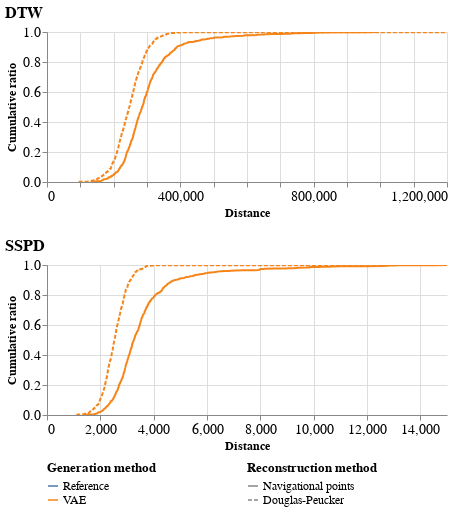

Notebook source saved alongside this figure:
### Code cell
df = pd.concat(
        [
            df_dp.assign(
                generation="VAE", reconstruction="Douglas-Peucker"
            ),
            df_nav.assign(
                generation="VAE", reconstruction="Navigational Points"
            )
        ]
    )
cumul_dist_plot(df, scales = dict(dtw=(0, 1.2e6), sspd=(0, 1.5e4)))

### Figure 1 — Vega-Lite specification as saved in the notebook (floating-point values rounded to 4 significant figures; data arrays with more than 128 entries replaced by an {"elided": "..."} marker saying what was removed)
{"config": {"view": {"continuousWidth": 400, "continuousHeight": 300, "stroke": null}, "axis": {"labelFont": "Fira Sans", "labelFontSize": 14, "titleFont": "Ubuntu", "titleFontSize": 12}, "title": {"anchor": "start", "font": "Fira Sans", "fontSize": 16}}, "vconcat": [{"mark": {"type": "line", "clip": true}, "encoding": {"color": {"type": "nominal", "field": "generation", "legend": {"labelFont": "Ubuntu", "labelFontSize": 12, "legendY": 430, "orient": "none", "title": "Generation method", "titleFont": "Ubuntu", "titleFontSize": 13}, "scale": {"domain": ["Reference", "VAE"]}}, "strokeDash": {"type": "nominal", "field": "reconstruction", "legend": {"labelFont": "Ubuntu", "labelFontSize": 12, "legendX": 200, "legendY": 430, "orient": "none", "title": "Reconstruction method", "titleFont": "Ubuntu", "titleFontSize": 13}, "scale": {"domain": ["Navigational points", "Douglas-Peucker"]}}, "x": {"type": "quantitative", "field": "dtw", "scale": {"domain": [0, 1200000.0]}, "title": "Distance"}, "y": {"type": "quantitative", "field": "normalized", "title": "Cumulative ratio"}}, "height": 150, "title": "DTW", "transform": [{"window": [{"op": "count", "as": "cumulative_count"}], "groupby": ["generation", "reconstruction"], "sort": [{"field": "dtw"}]}, {"joinaggregate": [{"op": "count", "as": "total"}], "groupby": ["generation", "reconstruction"]}, {"calculate": "(datum.cumulative_count / datum.total)", "as": "normalized"}]}, {"mark": {"type": "line", "clip": true}, "encoding": {"color": {"type": "nominal", "field": "generation", "legend": {"labelFont": "Ubuntu", "labelFontSize": 12, "legendY": 430, "orient": "none", "title": "Generation method", "titleFont": "Ubuntu", "titleFontSize": 13}, "scale": {"domain": ["Reference", "VAE"]}}, "strokeDash": {"type": "nominal", "field": "reconstruction", "legend": {"labelFont": "Ubuntu", "labelFontSize": 12, "legendX": 200, "legendY": 430, "orient": "none", "title": "Reconstruction method", "titleFont": "Ubuntu", "titleFontSize": 13}, "scale": {"domain": ["Navigational points", "Douglas-Peucker"]}}, "x": {"type": "quantitative", "field": "sspd", "scale": {"domain": [0, 15000.0]}, "title": "Distance"}, "y": {"type": "quantitative", "field": "normalized", "title": "Cumulative ratio"}}, "height": 150, "title": "SSPD", "transform": [{"window": [{"op": "count", "as": "cumulative_count"}], "groupby": ["generation", "reconstruction"], "sort": [{"field": "sspd"}]}, {"joinaggregate": [{"op": "count", "as": "total"}], "groupby": ["generation", "reconstruction"]}, {"calculate": "(datum.cumulative_count / datum.total)", "as": "normalized"}]}], "data": {"name": "data-94d36ff44729836c9905582c0439cd94"}, "$schema": "https://vega.github.io/schema/vega-lite/v4.8.1.json", "datasets": {"data-94d36ff44729836c9905582c0439cd94": {"elided": "1988 records"}}}
